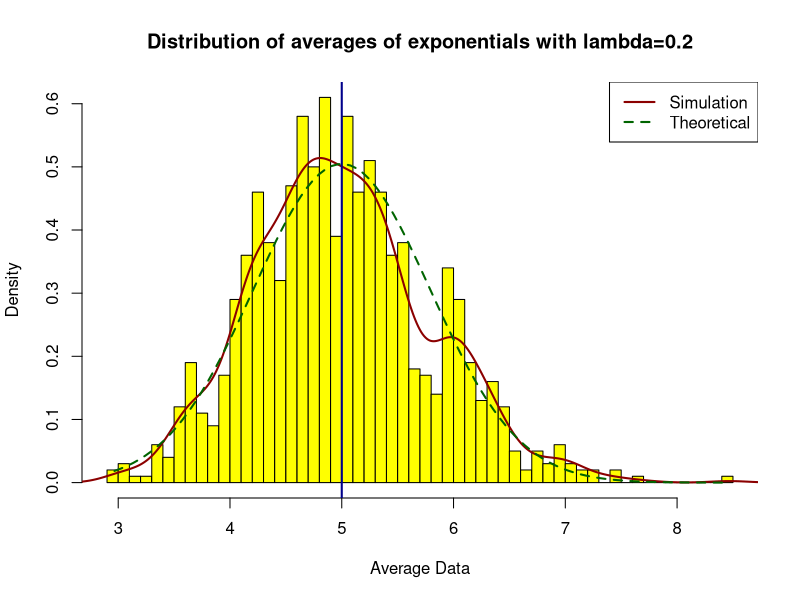
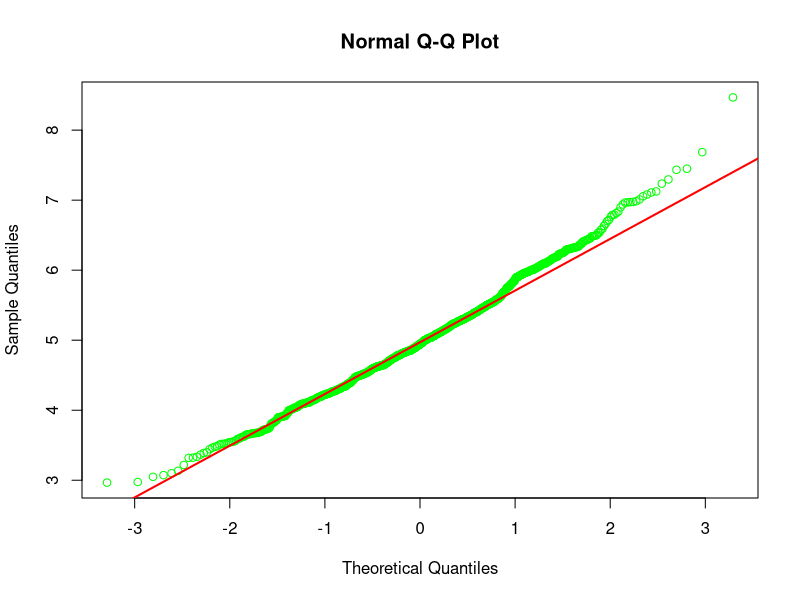

These figures' R source, in order:
## ---- chunk 1
packages <- c("ggplot2")
sapply(packages, require, character.only=TRUE, quietly=TRUE)
## ---- chunk 2
set.seed(100)
lambda <- 0.2
exponentials <- 40
simulations <- 1000
## ---- chunk 3
simulatedData <- matrix(rexp(simulations * exponentials, rate=lambda), 
                                nrow = simulations, ncol = exponentials)
#head(simulatedData)

expoAvgData <- rowMeans(simulatedData)
head(expoAvgData)
## ---- chunk 4
# Calculate mean of distribution of averages for 40 exponentials
mean(expoAvgData)

# mean from lambda
1/lambda
## ---- chunk 5
# Histogram plot of averages
hist(expoAvgData, breaks=50, prob=TRUE,
     main="Distribution of averages of exponentials with lambda=0.2",
     xlab="Average Data", col="yellow")

# Density of the averages of exponentials
lines(density(expoAvgData), col="dark red", lty=1, lwd=2)

# Theoretical center of the distribution
abline(v=1/lambda, col="dark blue", lty=1, lwd=2)

# Theoretical density of the averages of exponentials
seq <- seq(min(expoAvgData), max(expoAvgData), length=100)
norm <- dnorm(seq, mean=1/lambda, sd=(1/lambda/sqrt(exponentials)))
lines(seq, norm, col="dark green", lty=2, lwd=2)

# Legend
legend('topright', c("Simulation", "Theoretical"), lty=c(1,2), 
       col=c("dark red", "dark green"), lwd=c(2,2))
## ---- chunk 6
# standard deviation of the distribution of averages of 40 exponentials
sd(expoAvgData)

# standard deviation from analytical expression
(1/lambda)/sqrt(exponentials)

# variance of the exponentials mean
var(expoAvgData)

# Theoritcal variance of the distribution - 1/((lambda^2)* n)
1/((0.2*0.2) * 40)
## ---- chunk 7
# qqplot and qqline to compare the distribution of averages of 40 exponentials to a normal distribution
qqnorm(expoAvgData, col="green", main = "Normal Q-Q Plot", xlab = "Theoretical Quantiles", 
       ylab = "Sample Quantiles", lwd = 1, plot.it = TRUE, datax = FALSE)
qqline(expoAvgData, col = "red", lwd = 2, datax = FALSE, distribution = qnorm)
